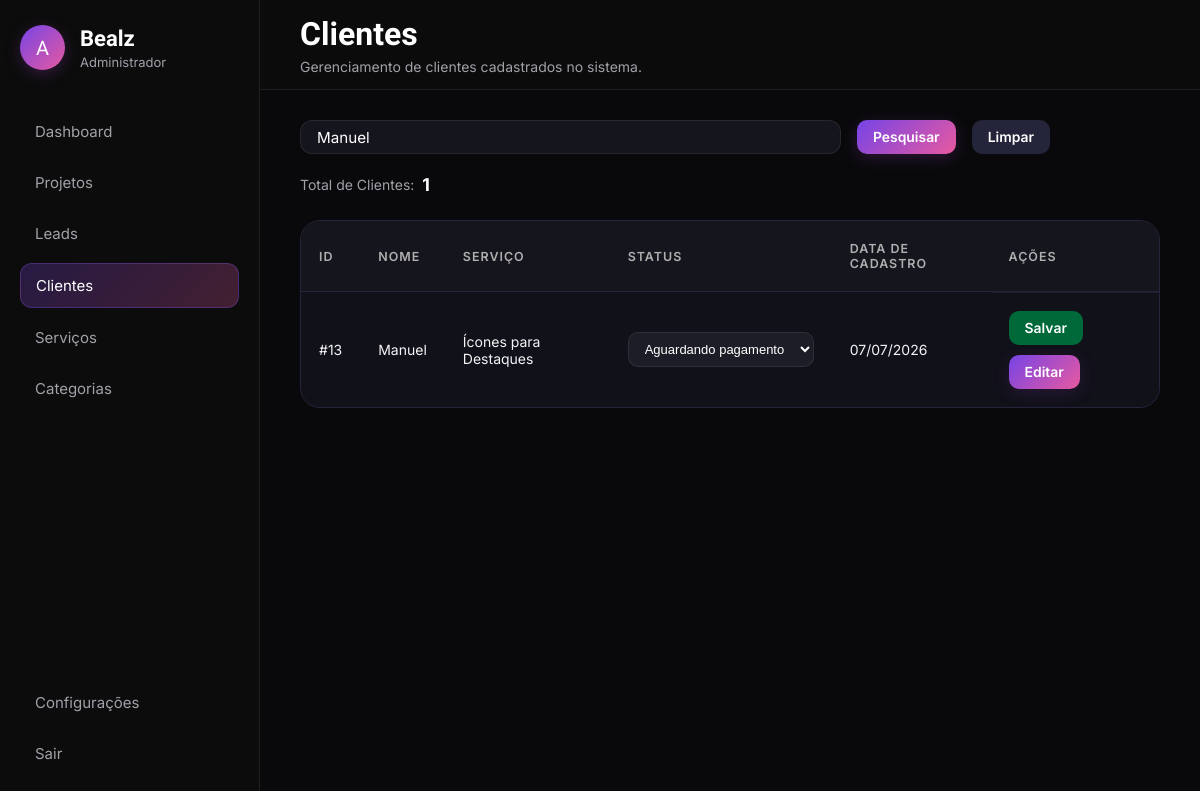
Screenshot of /admin/clientes.php?pesquisa=Manuel (signed in) with the database file from the repository.
### tables this page shows
CREATE TABLE `clientes` (
  `id` int NOT NULL AUTO_INCREMENT,
  `nome` varchar(100) NOT NULL,
  `email` varchar(150) DEFAULT NULL,
  `telefone` varchar(20) DEFAULT NULL,
  `cpf` varchar(14) DEFAULT NULL,
  `instagram` varchar(100) DEFAULT NULL,
  `servico_id` int NOT NULL,
  `sobre` text,
  `proposta_url` varchar(255) DEFAULT NULL,
  `data_cadastro` datetime NOT NULL,
  `data_atualizacao` timestamp NOT NULL DEFAULT CURRENT_TIMESTAMP ON UPDATE CURRENT_TIMESTAMP,
  `status_clientes` int NOT NULL DEFAULT '1',
  PRIMARY KEY (`id`),
  KEY `servico_id` (`servico_id`),
  KEY `fk_clientes_status_idx` (`status_clientes`),
  CONSTRAINT `clientes_ibfk_1` FOREIGN KEY (`servico_id`) REFERENCES `servicos` (`id`),
  CONSTRAINT `fk_clientes_status` FOREIGN KEY (`status_clientes`) REFERENCES `status_cliente` (`id_status`)
);

CREATE TABLE `servicos` (
  `id` int NOT NULL AUTO_INCREMENT,
  `nome_servicos` varchar(45) NOT NULL,
  PRIMARY KEY (`id`),
  UNIQUE KEY `nome_UNIQUE` (`nome_servicos`)
);

### admin/clientes.php (the view, shortened to what this page needs)
<?php
include("../config_db/conexao.php");
$pesquisa = "";
if (isset($_GET['pesquisa']) && !empty(trim($_GET['pesquisa']))) {
    $pesquisa = mysqli_real_escape_string($conexao, trim($_GET['pesquisa']));
    $where = "WHERE clientes.nome LIKE '%$pesquisa%' OR clientes.telefone LIKE '%$pesquisa%'";
} else {
    $where = "";
}
$sql = "SELECT clientes.*, servicos.nome_servicos AS servico_nome
        FROM clientes
        INNER JOIN servicos ON clientes.servico_id = servicos.id
        $where
        ORDER BY clientes.data_cadastro DESC";
$resultado = mysqli_query($conexao, $sql);
$sqlTotal = "SELECT COUNT(*) AS total FROM clientes $where";
$total = mysqli_fetch_assoc(mysqli_query($conexao, $sqlTotal));
$statusClientes = [
    1 => "Ativo",
    2 => "Inativo",
    3 => "Pausado",
    4 => "Finalizado",
    5 => "Aguardando pagamento",
    6 => "Proposta enviada",
];
?>
<!DOCTYPE html>
<html lang="pt-BR">
<head>
    <link rel="stylesheet" href="assets/css/global.css">
    <link rel="stylesheet" href="assets/css/sidebar-header.css">
    <link rel="stylesheet" href="assets/css/clientes.css">
</head>
<body>
    <?php include("includes/sidebar.php"); ?>
    <?php include("includes/header.php"); ?>
    <main class="content">
        <section class="toolbar">
            <form class="search-box" method="GET">
                <input
                    type="text"
                    name="pesquisa"
                    placeholder="Pesquisar por nome ou telefone..."
                    value="<?= htmlspecialchars($pesquisa); ?>">
                <button type="submit" class="btn btn-search">Pesquisar</button>
                <a href="clientes.php" class="btn btn-clear">Limpar</a>
            </form>
            <div class="lead-counter">
                <span>Total de Clientes:</span>
                <strong><?= $total['total']; ?></strong>
            </div>
        </section>
        <section class="table-container">
            <table class="leads-table">
                <thead>
                    <tr>
                        <th>ID</th>
                        <th>Nome</th>
                        <th>Serviço</th>
                        <th>Status</th>
                        <th>Data de Cadastro</th>
                        <th>Ações</th>
                    </tr>
                </thead>
                <tbody>
                    <?php while ($cliente = mysqli_fetch_assoc($resultado)) { ?>
                        <tr>
                            <td>#<?= $cliente['id']; ?></td>
                            <td><?= htmlspecialchars($cliente['nome']); ?></td>
                            <td><?= htmlspecialchars($cliente['servico_nome']); ?></td>
                            <td>
                                <select class="status-select" data-id="<?= $cliente['id']; ?>">
                                    <?php foreach ($statusClientes as $valor => $texto) { ?>
                                        <option value="<?= $valor; ?>"
                                            <?= $cliente['status_clientes'] == $valor ? 'selected' : ''; ?>>
                                            <?= $texto; ?>
                                        </option>
                                    <?php } ?>
                                </select>
                            </td>
                            <td>
                                <?= date('d/m/Y', strtotime($cliente['data_cadastro'])); ?>
                            </td>
                            <td class="actions">
                                <button class="btn btn-save-status" data-id="<?= $cliente['id']; ?>">Salvar</button>
                                <button class="btn btn-edit" data-id="<?= $cliente['id']; ?>">Editar</button>
                            </td>
                        </tr>
                    <?php } ?>
                </tbody>
            </table>
        </section>
    </main>
</body>
</html>

### admin/assets/css/global.css (style rules this page uses)
* { margin:0; padding:0; box-sizing:border-box; }
body { min-height:100vh; background:#09090b; color:white; font-family:"Inter", sans-serif; }
.content { margin-left:260px; padding-top:90px; padding:120px 40px 40px; }

### admin/assets/css/clientes.css (style rules this page uses)
.btn { padding: 9px 16px; border: none; border-radius: 10px; cursor: pointer; font-weight: 600; font-family: "Inter", sans-serif; font-size: 1rem; transition: .2s; }
.toolbar { display: flex; justify-content: space-between; align-items: center; margin-bottom: 25px; flex-wrap: wrap; gap: 20px; }
.search-box { width: 100%; display: flex; flex-direction: row; max-width: 750px; gap: 1rem; }
.search-box input { width: 100%; padding: 5px 16px; background: #15151d; border: 1px solid rgba(255, 255, 255, .08); border-radius: 12px; color: #fff; font-size: .95rem; font-family: "Inter", sans-serif; outline: none; transition: .2s; }
.btn-search { background: linear-gradient(135deg, #7644E6, #e759a0); color: #fff; font-size: 0.87rem; box-shadow: 0px 4px 15px rgba(105, 45, 133, 0.35); }
.btn-clear { font-size: 0.87rem; display: inline-flex; align-items: center; text-decoration: none; background: #24243A; color: #fff; }
.lead-counter { display: flex; align-items: center; gap: 8px; color: #a1a1aa; white-space: nowrap; font-size: 14px; }
.lead-counter strong { color: #ffffff; font-size: 1.1rem; }
.table-container { background: #11111A; border: 1px solid #24243A; border-radius: 20px; padding: 0; overflow: hidden; overflow-x: auto; transition: .2s ease; }
.leads-table { width: 100%; border-collapse: collapse; color: #f1f1f1; }
.leads-table thead { background: #15151d; }
.leads-table th { text-align: left; padding: 20px 18px; color: #afafaf; font-family: "Inter", sans-serif; font-size: .78rem; font-weight: 600; text-transform: uppercase; letter-spacing: .08em; border-bottom: 1px solid #24243A; }
.leads-table td { padding: 18px; border-top: 1px solid rgba(255, 255, 255, .06); font-size: 14px; color: #f4f4f5; }
.leads-table tbody tr { transition: .2s ease; }
.status-select { background: #1d1d27; border: 1px solid rgba(255, 255, 255, .08); border-radius: 10px; color: #fff; padding: 8px 12px; font-size: 13px; cursor: pointer; outline: none; }
.actions { display: flex; gap: 10px; flex-wrap: wrap; }
.btn-save-status { font-size: 0.87rem; background: #00693a; color: #ffffff; }
.btn-edit { font-size: 0.87rem; background: linear-gradient(135deg, #7644E6, #e759a0); color: #ffffff; box-shadow: 0px 4px 15px rgba(105, 45, 133, 0.25); }

### rows the page displays
clientes: id "13", nome "Manuel", servico.nome_servicos "Ícones para Destaques", status_clientes+id "Aguardando pagamento", data_cadastro "07/07/2026"

### other values shown
$tituloPagina "Clientes"
$subtituloPagina "Gerenciamento de clientes cadastrados no sistema."
$total['total'] "1"
